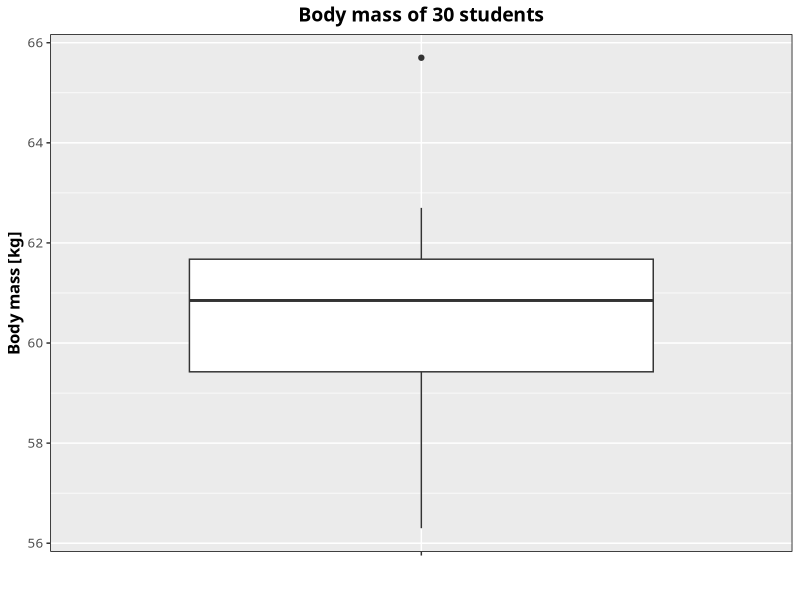
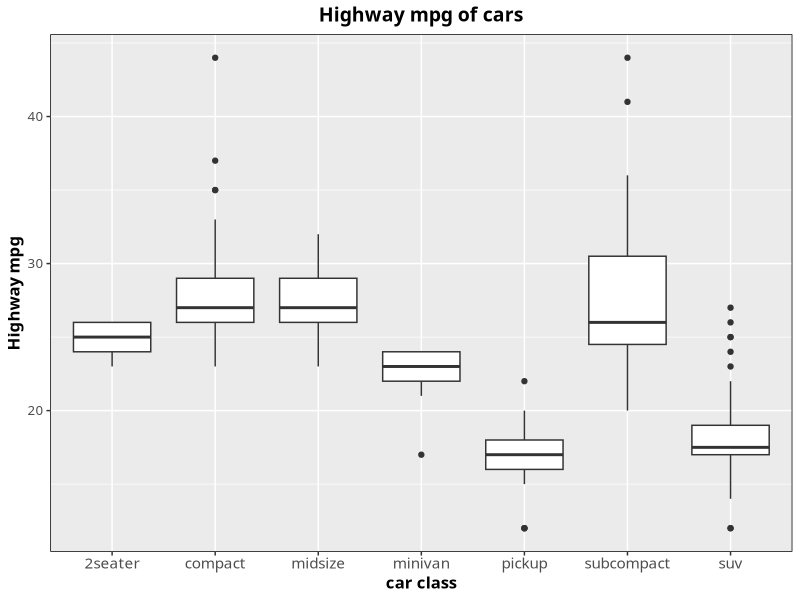
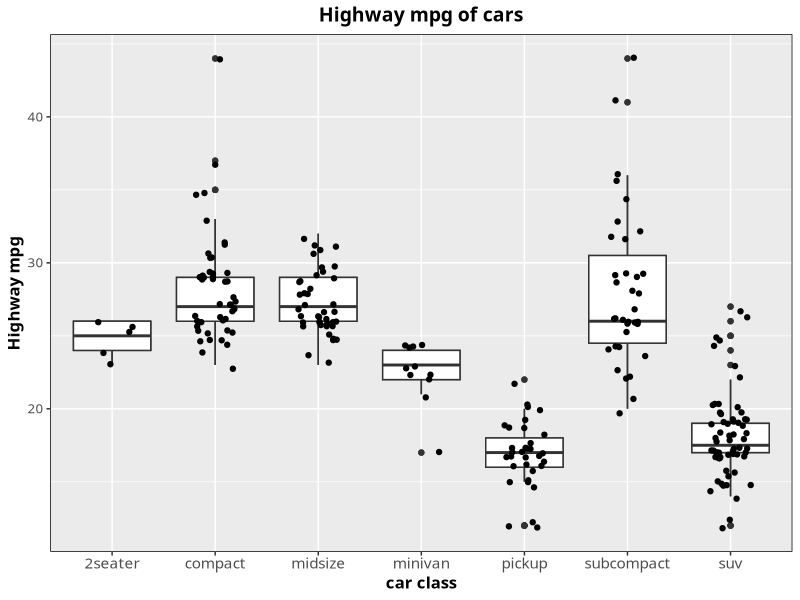

The R script that drew these images, in order:
## ---- chunk 1
knitr::opts_chunk$set(echo = TRUE, warning=FALSE)
suppressWarnings(suppressMessages(suppressPackageStartupMessages(library(ggplot2))))
## ---- chunk 2
df <- data.frame(mass = c(59.2, 61.5, 62.3, 61.4, 60.9, 59.8,
						  60.5, 59.0, 61.1, 60.7, 61.6, 56.3,
						  61.9, 65.7, 60.4, 58.9, 59.0, 61.2,
						  62.1, 61.4, 58.4, 60.8, 60.2, 62.7,
						  60.0, 59.3, 61.9, 61.7, 58.4, 62.2))
## ---- chunk 3
library(ggplot2)


p <- ggplot(df) + aes(x="", y=mass) +
	 geom_boxplot() +
	 ggtitle("Body mass of 30 students") +
	 labs(x="", y="Body mass [kg]") +
	 theme(plot.title = element_text(size = 14,
									 family = "Tahoma",
									 face = "bold",
									 hjust = 0.5),
		 	panel.border = element_rect(colour = "black",
									   fill=NA, size=.5),
			text = element_text(size = 12, family = "Tahoma"),
			axis.title = element_text(face="bold"),
			axis.text.x=element_text(size = 11))

print(p)
## ---- chunk 4
summary(mpg)

## ---- chunk 5
plt <-	ggplot(mpg, aes(class, hwy)) +
		geom_boxplot() +
		ggtitle("Highway mpg of cars") +
		labs(x="car class", y="Highway mpg") +
		theme(plot.title = element_text(size = 14,
										family = "Tahoma",
										face = "bold",
										hjust = 0.5), # center title
			  panel.border = element_rect(colour = "black",
										  fill=NA, size=.5),
			  text = element_text(size = 12, family = "Tahoma"),
			  axis.title = element_text(face="bold"),
			  axis.text.x=element_text(size = 11))

print(plt)

## ---- chunk 6
plt <-	plt +
		geom_boxplot() +
		geom_jitter(width = 0.2)
print(plt)
